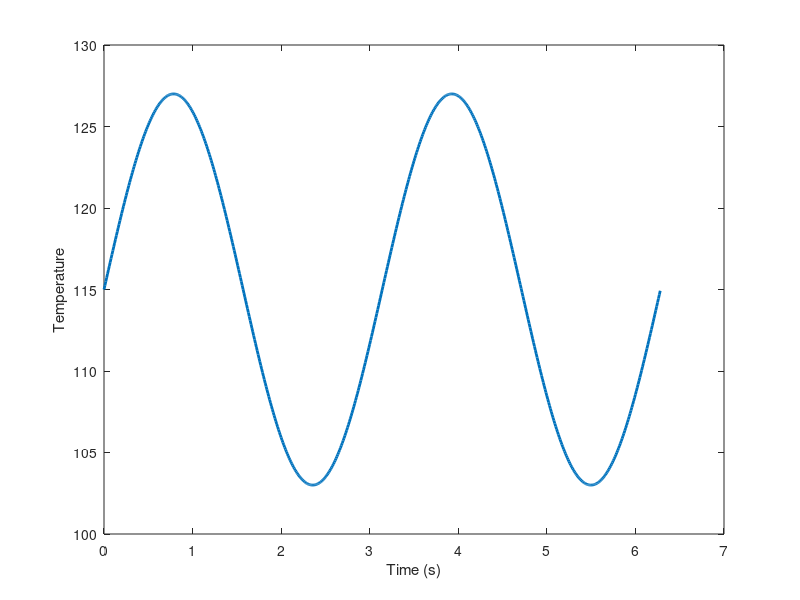
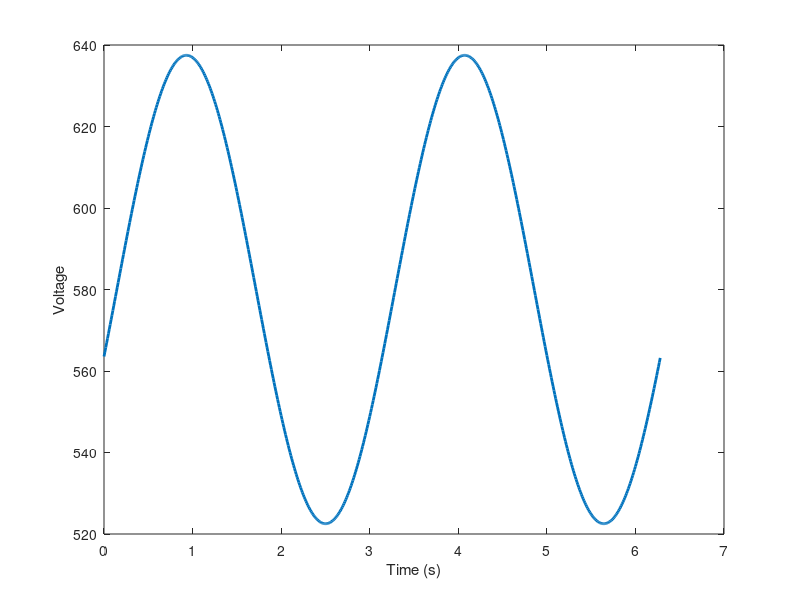
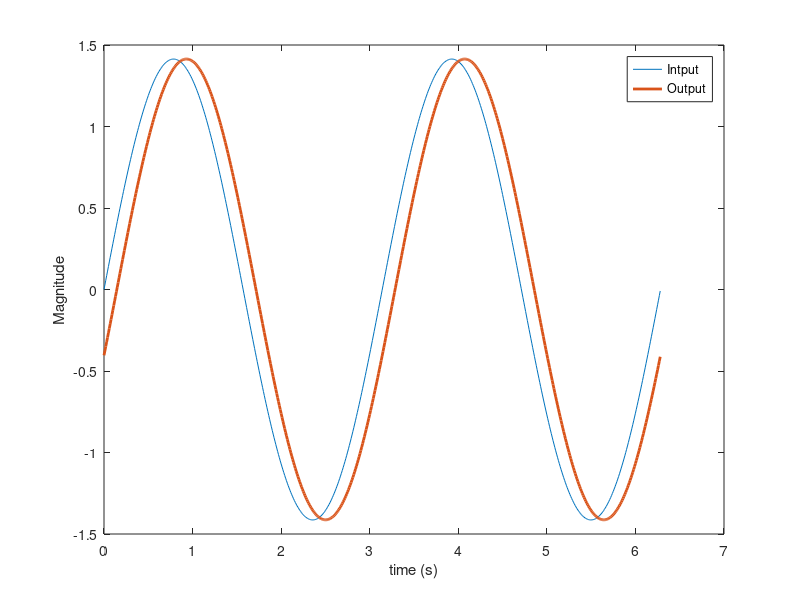

MATLAB code for these plots, in order:
clear; close all; clc

t = 0:.01:2*pi;
tau = .15;

T = @(t) 115 + 12*sin(2*t);
V = @(t) 57.48*sin(2*t -.29) + 580;

figure('Name','Input Signal')
plot(t,T(t),'LineWidth',2)
xlabel('Time (s)')
ylabel('Temperature')

figure('Name','Output Signal')
plot(t,V(t),'LineWidth',2);%,t,ones(size(t)).*580,[pi/4,pi/4],[520,640])
xlabel('Time (s)')
ylabel('Voltage')


I = normalize(T(t));
V = normalize(V(t));

figure('Name','Normalized')
plot(t,I,t,V,'LineWidth',2)
hold on
xlabel('time (s)')
ylabel('Magnitude')
legend('Intput','Output')

t_I = t(find(I == max(I)));
t_V = t(find(V == max(V)));

t_lag = -t_V + t_I;
disp(t_lag)